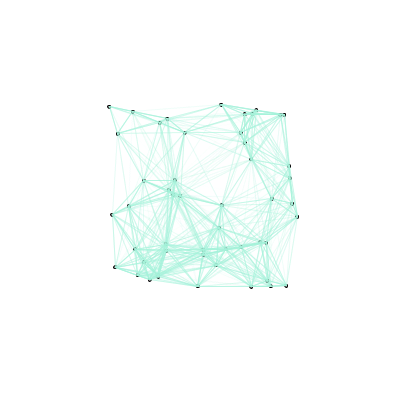
Frame 1 (no input)
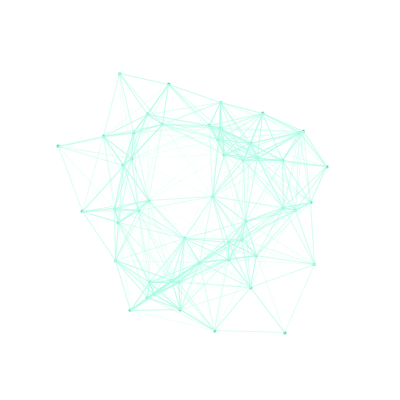
Frame 60 (the mouse pressed at the canvas centre just before this capture)
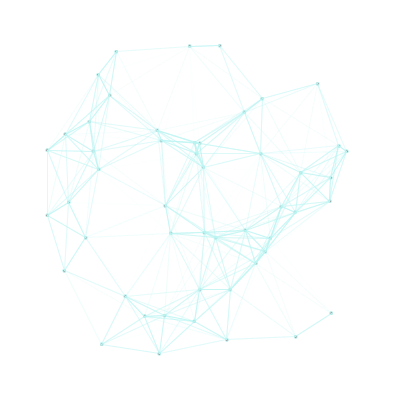
Frame 120 (the mouse held since frame 60 and released just before this capture)

The Processing sketch that drew these frames (run headless with seeded random() and noise(); from frame 60 on, the mouse is pressed at the canvas centre):

// Processing sketch: processing_174990
// ── processing_174990.pde

int num = 50;
float friction = 0.96;
float [] xspeed;
float [] yspeed;
float R = random(0, 255);
float Rchange = random(0.1,0.4);
float G = random(0, 255);
float Gchange = random(0.1,0.4);
float B = random(0, 255);
float Bchange = random(0.1,0.4);
PVector [] dots;

void setup(){
    size (400, 400);
    dots = new PVector [num];
    xspeed = new float[num];
    yspeed = new float[num];
    setDots(dots);
}

void setDots(PVector [] d){
    
     for (int i=0; i < d.length; i++){
        xspeed[i] = random(-1, 1);
        yspeed[i] = random(-1, 1);
        PVector pos = new PVector (random(100,width - 100), random(100,height - 100));
        d[i] = pos;
     } 
}

void draw(){
    smooth();
    background(255);
    drawValue();
    drawConnection();
}

void drawValue(){    
    for (int i = 0; i < dots.length; i++){
        if(dots[i].x >=width - 50 || dots[i].x <= 50){
           if(xspeed[i] >= 0.3){
             xspeed[i] *= friction;
           }
           float dx = width/2 - dots[i].x;
           float dy = height/2 - dots[i].y;
           float ax = dx * 0.001;
           float ay = dy * 0.001;
           xspeed [i] += ax * random(0.3,0.6);
           yspeed [i] += ay * random(0.3,0.6);
        }
        
        if(dots[i].y >=height-50 || dots[i].y <= 50){
            if(yspeed[i] >= 0.3){
               yspeed[i] *= friction;
            }
             float dx = width/2 - dots[i].x;
             float dy = height/2 - dots[i].y;
             float ax = dx * 0.001;
             float ay = dy * 0.001;
             xspeed [i] += ax * random(0.3,0.6);
             yspeed [i] += ay * random(0.3,0.6);   

        }
        
        dots[i].x += xspeed[i];
        dots[i].y += yspeed[i];
        addDots(dots[i].x, dots[i].y);
    }
}

void addDots(float dx, float dy){
     pushMatrix();
     fill (0,100);
     ellipse (dx, dy, 3, 3);
     popMatrix();    
}

void drawConnection(){
     R += Rchange;
     if(R > 254 || R < 2) Rchange *= -1;
     G += Gchange;
     if(G > 254 || G < 2) Gchange *= -1;
     B += Bchange;
     if(B > 254 || B < 2) Bchange *= -1;
     
     for (int i = 0; i < dots.length; i++){
         float x1 = dots[i].x;
         float y1 = dots[i].y;
         for(int j=0; j<dots.length; j++){
            float x2 = dots[j].x;
            float y2 = dots[j].y;
            float distance = dist(x1, y1, x2, y2);
            if(distance < 100){
              float m = map(distance, 50, 100, 100, 0);
              stroke(R, G, B, m);
              line(x1, y1, x2, y2);
            }  
         }
     }
}
